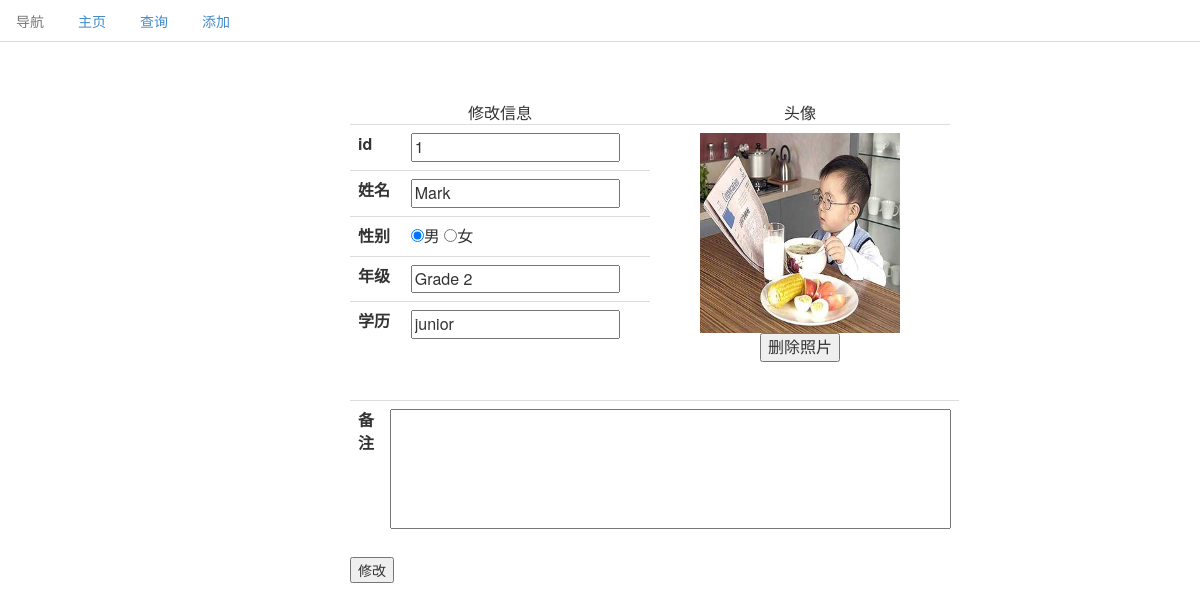
/update.php?user_id=1, run on the app's committed database.
### tables this page shows
CREATE TABLE IF NOT EXISTS `user_info` (
  `user_name` varchar(60) NOT NULL,
  `user_sex` varchar(10) NOT NULL,
  `user_grade` varchar(30) NOT NULL,
  `user_degree` varchar(30) DEFAULT NULL,
  `user_comment` mediumtext,
  `user_id` int(11) NOT NULL AUTO_INCREMENT,
  `user_avatar` varchar(100) DEFAULT NULL,
  PRIMARY KEY (`user_id`),
  UNIQUE KEY `unique_user_id` (`user_id`)
);

### update.php (the view, shortened to what this page needs)
<?php
$con = connectDb();
$user_id = $_GET["user_id"];
$sql = "SELECT * FROM user_info where user_id = '$user_id'";
$result = mysql_query($sql, $con) or die(mysql_error());
$row = mysql_fetch_array($result, MYSQL_ASSOC);
$user_name = $row["user_name"];
$user_sex = $row["user_sex"];
$user_grade = $row["user_grade"];
$user_degree = $row["user_degree"];
$user_comment = $row["user_comment"];
$user_avatar = $row["user_avatar"];
?>
<html>
<head>
    <link href="bootstrap/css/bootstrap.min.css" rel="stylesheet">
    <link href="mystyle.css" rel="stylesheet">
</head>
<body>
<?php include_once('head.php');?>
<form action="dataUpdate.php" method="post" enctype="multipart/form-data">
    <div class="form-group" id="left">
        <table class="table">
            <caption>修改信息</caption>
            <tbody>
            <tr>
                <th>id</th>
                <td><input readonly type="text" name="user_id" value="<?php echo $user_id ?>"></td>
            </tr>
            <tr>
                <th>姓名</th>
                <td><input type="text" name="user_name" value="<?php echo $user_name ?>"></td>
            </tr>
            <tr>
                <th>性别</th>
                <td><input type="radio" name="sex" <?php if ($user_sex == "male") echo("checked") ?>>男
                    <input type="radio" name="sex" <?php if ($user_sex == "female") echo("checked") ?>>女
                    <input type="hidden" name="user_sex"></td>
            </tr>
            <tr>
                <th>年级</th>
                <td><input type="text" name="user_grade" value="<?php echo $user_grade ?>"></td>
            </tr>
            <tr>
                <th>学历</th>
                <td><input type="text" name="user_degree" value="<?php echo $user_degree ?>"></td>
            </tr>
            </tbody>
        </table>
    </div>
    <div class="form-group" id="right">
        <table class="table">
            <caption>头像</caption>
            <tr>
                <td style="text-align: center;">
                    <?php
                    if ($user_avatar == "") {
                        ?>
                        <img src="photos/default.jpg" title="暂无照片"><br/>
                        <input type="file" size="40" name="photo">
                        <input type="hidden" name="user_avatar">
                    <?php
                    } else {
                        echo "<img src='$user_avatar' width='200' height='200' border=0 title='头像'><br/>";
                        echo "<input type='button' value='删除照片' onclick='delete_photo()'>";
                    }
                    ?>
                </td>
            </tr>
        </table>
    </div>
    <div class="form-group" id="bottom">
        <table class="table">
            <tr>
                <th colspan="3">备注</th>
                <td colspan="3"><textarea rows="5" cols="60" name="user_comment" style="resize: none;"><?php echo $user_comment ?></textarea>
                </td>
            </tr>
        </table>
        <input type="button" onclick="show_confirm()" value="修改">
    </div>
</form>
</body>
</html>

### mystyle.css (style rules this page uses)
#left { position: absolute; left: 350px; top: 100px; bottom: 400px; width: 300px; }
#right { position: absolute; left: 650px; top: 100px; bottom: 400px; width: 300px; }
#bottom { position: absolute; left: 350px; top: 400px; bottom: 10%; width: 600px; }

### data on the page
user_info: user_name "Mark", user_sex "☑", user_grade "Grade 2", user_degree "junior", user_avatar (picture)
